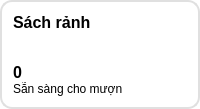
                 <widget class="QWidget" name="verticalWidget_17" native="true">
                  <property name="styleSheet">
                   <string notr="true">QWidget{background-color: #ffffff;
border: 2px solid #E0E0E0;
border-radius: 12px;
}
QLabel{
	border: 0px solid #E0E0E0;
}</string>
                  </property>
                  <layout class="QVBoxLayout" name="verticalLayout_22">
                   <property name="spacing">
                    <number>0</number>
                   </property>
                   <property name="leftMargin">
                    <number>13</number>
                   </property>
                   <property name="topMargin">
                    <number>13</number>
                   </property>
                   <property name="rightMargin">
                    <number>13</number>
                   </property>
                   <property name="bottomMargin">
                    <number>13</number>
                   </property>
                   <item>
                    <layout class="QHBoxLayout" name="horizontalLayout_15">
                     <item>
                      <widget class="QLabel" name="label_73">
                       <property name="font">
                        <font>
                         <family>Segoe UI</family>
                         <pointsize>12</pointsize>
                         <bold>true</bold>
                        </font>
                       </property>
                       <property name="text">
                        <string>Sách rảnh</string>
                       </property>
                      </widget>
                     </item>
                     <item>
                      <widget class="QPushButton" name="pushButton_2">
                       <property name="maximumSize">
                        <size>
                         <width>39</width>
                         <height>39</height>
                        </size>
                       </property>
                       <property name="styleSheet">
                        <string notr="true">border: 0px;
border-radius: 0px;</string>
                       </property>
                       <property name="text">
                        <string/>
                       </property>
                       <property name="icon">
                        <iconset resource="resource.qrc">
                         <normaloff>:/icons/icons_/check-book_1.png</normaloff>:/icons/icons_/check-book_1.png</iconset>
                       </property>
                       <property name="iconSize">
                        <size>
                         <width>35</width>
                         <height>35</height>
                        </size>
                       </property>
                      </widget>
                     </item>
                    </layout>
                   </item>
                   <item>
                    <widget class="QLabel" name="label_75">
                     <property name="font">
                      <font>
                       <family>Segoe UI</family>
                       <pointsize>20</pointsize>
                      </font>
                     </property>
                     <property name="text">
                      <string/>
                     </property>
                    </widget>
                   </item>
                   <item>
                    <widget class="QLabel" name="tong_sach_ranh_label">
                     <property name="font">
                      <font>
                       <family>Segoe UI</family>
                       <pointsize>12</pointsize>
                       <bold>true</bold>
                      </font>
                     </property>
                     <property name="text">
                      <string>0</string>
                     </property>
                    </widget>
                   </item>
                   <item>
                    <widget class="QLabel" name="label_77">
                     <property name="text">
                      <string>Sẵn sàng cho mượn</string>
                     </property>
                    </widget>
                   </item>
                  </layout>
                 </widget>
